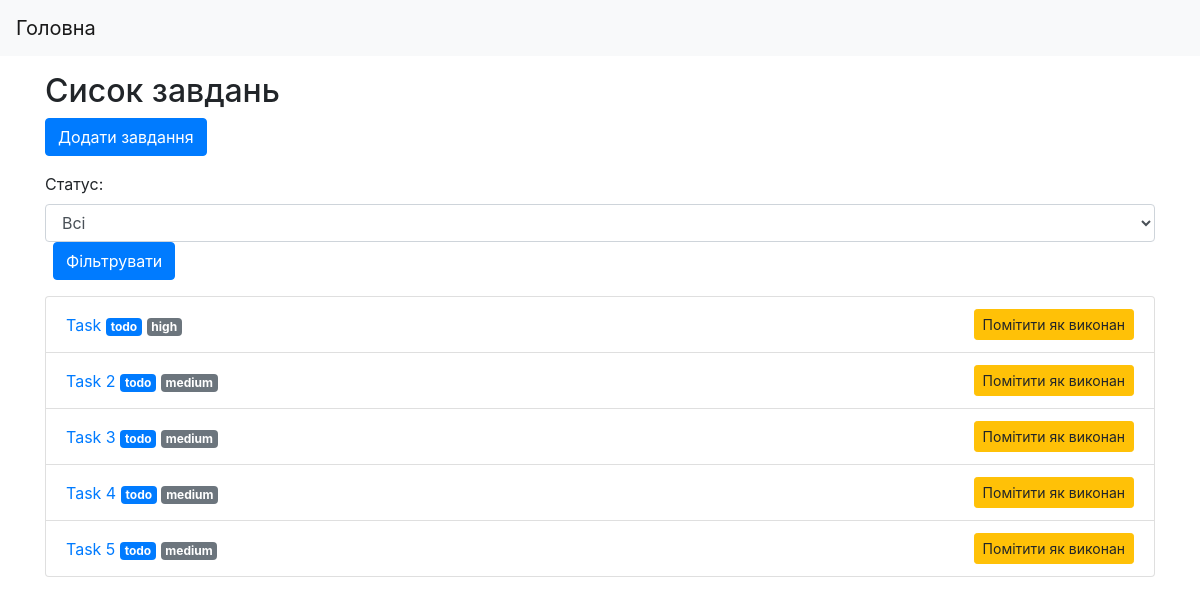
Before: / with the older database file.
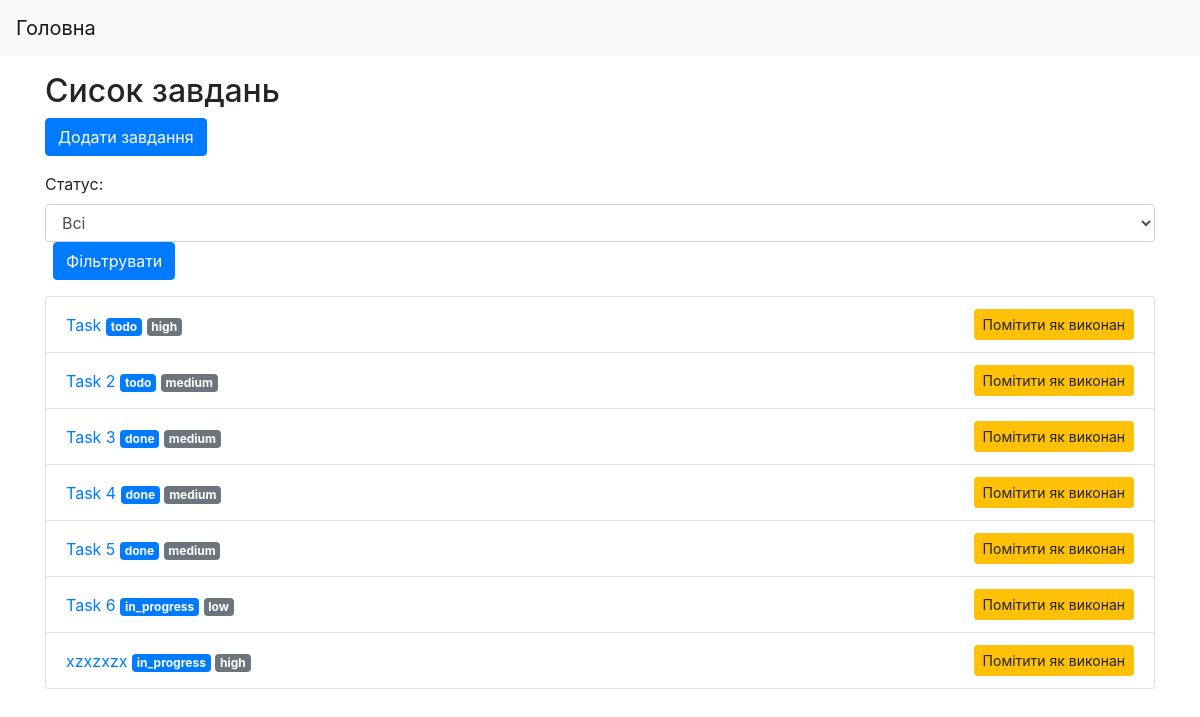
After: the same page with the newer database file.
### tasks/models.py (models this page shows, shortened)
class Task(models.Model):
    STATUS_CHOICES = [
        ("todo","TO DO"),
        ("in_progress", "In Progress"),
        ("done", "Done")
    ]
    PRIORITY_CHOISES = [
            ("low","Low"),
            ("medium", "Medium"),
            ("high", "High")
        ]
    title = models.CharField(max_length=256)
    description = models.TextField()
    status = models.CharField(max_length= 20 , choices=STATUS_CHOICES,default="todo")
    priority = models.CharField(max_length= 20 , choices=PRIORITY_CHOISES,default="medium")
    due_date = models.DateField(null=True, blank= True)
    creator = models.ForeignKey(User , on_delete=models.CASCADE, related_name="tasks")

### tasks/views.py (the view)
# urls.py: path("", views.TaskListView.as_view(), name="task-list"),
class TaskListView(ListView):
    model = models.Task
    context_object_name = "tasks"
    template_name = "tasks/task_list.html"
    def get_queryset(self):
        queryset = super().get_queryset()
        status = self.request.GET.get("status","")
        if status:
            queryset = queryset.filter(status=status)
        return queryset
    def get_context_data(self, **kwargs):
        context = super().get_context_data(**kwargs)
        context["form"] = TaskFilterForm(self.request.GET)
        return context

### tasks/forms.py
class TaskFilterForm(forms.Form):
    STATUS_CHOICES = [
        ("","Всі"),
        ("todo","TO DO"),
        ("in_progress", "In Progress"),
        ("done", "Done")
    ]
    status = forms.ChoiceField(choices=STATUS_CHOICES, required=False, label="Статус")
    def __init__(self, *args, **kwargs):
        super(TaskFilterForm,self).__init__(*args, **kwargs)
        self.fields["status"].widget.attrs.update({"class": "form-control"})

### templates/tasks/task_list.html (shortened to what this page needs)
{% extends 'base.html' %}
{% block content %}
<div class="container mt-3">
    <h2>Сисок завдань</h2>
    <a href="{% url 'tasks:task-create' %}" class="btn btn-primary mb-3">Додати завдання</a>
    <br>
    <form method="get" class="form-iniline mb-3">
        {{ form.status.label_tag }}
        {{ form.status }}
        <button type="submit" class="btn btn-primary ml-2">Фільтрувати</button>
    </form>
    <ul class="list-group">
        {% for task in tasks %}
        <li class="list-group-item d-flex justify-content-between align-items-center">
            <div>
                <a href="{% url 'tasks:task-detail' task.pk %}">{{ task.title }}</a>
                <span class="badge badge-primary">{{ task.status }}</span>
                <span class="badge badge-secondary">{{ task.priority }}</span>
            </div>
            <form action="{% url 'tasks:task-complete' task.pk %}" method="post">
                <button type="submit" class="btn btn-warning btn-sm">Помітити як виконан</button>
            </form>
        </li>
        {% empty %}
        <li class="list-goup-item">Завдання не знайдене.</li>
        {% endfor %}
    </ul>
</div>
{% endblock %}

### templates/base.html (shortened to what this page needs)
<!DOCTYPE html>
<html lang="uk">
<head>
    <link rel="stylesheet" href="https://stackpath.bootstrapcdn.com/bootstrap/4.5.2/css/bootstrap.min.css">
</head>
<body>
    <nav class="navbar navbar-expand-lg navbar-light bg-light">
        <a class=" navbar-brand" href="{% url 'tasks:task-list' %}">Головна</a>
    </nav>
    {% block content %}
    {% endblock %}
</body>
</html>

Changed rows visible on the page:
changed Task "Task 3": status "todo" → "done"
changed Task "Task 4": status "todo" → "done"
changed Task "Task 5": status "todo" → "done"
added Task: title "Task 6", status "in_progress", priority "low"
added Task: title "xzxzxzx", status "in_progress", priority "high"
